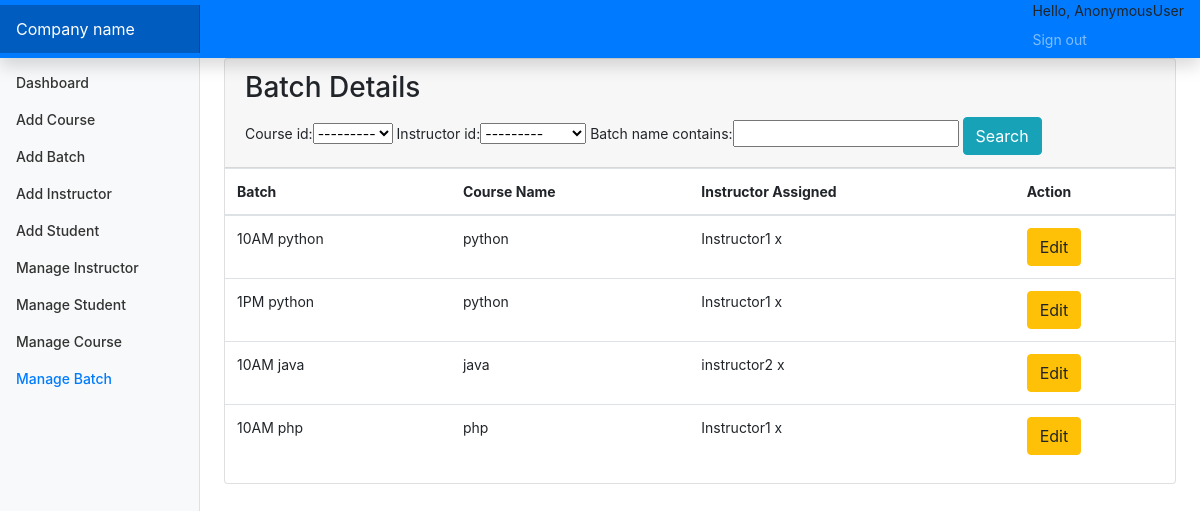
Before: /manageb with the older database file.
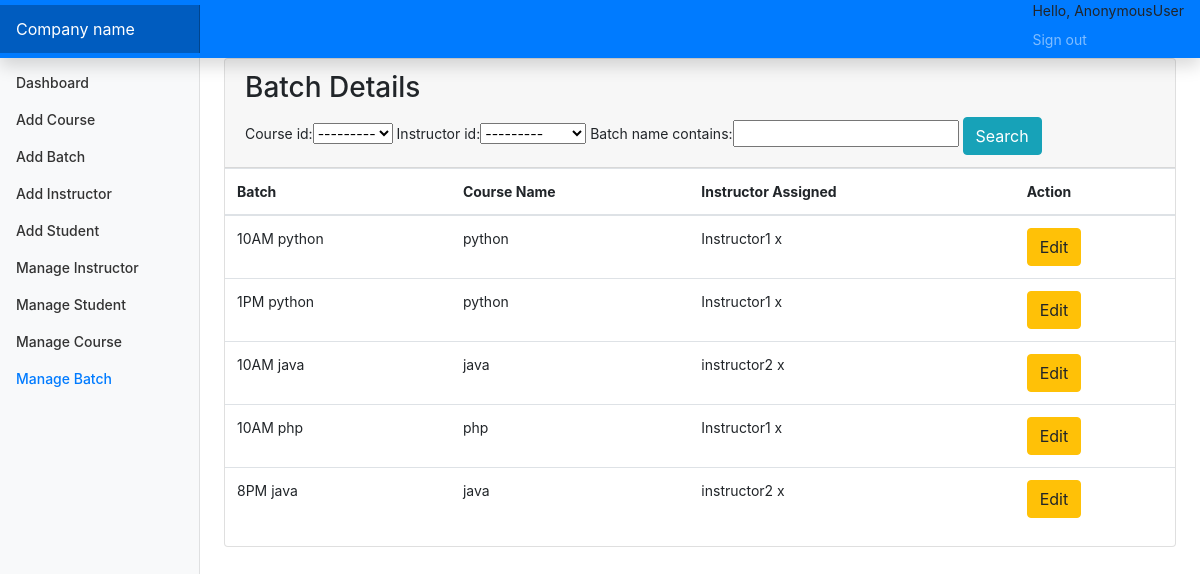
After: the same page with the newer database file.
### account/models.py (models this page shows, shortened)
class Batch(models.Model):
    id=models.AutoField(primary_key=True)
    batch_name=models.CharField(max_length=255)
    course_id=models.ForeignKey(Course,on_delete=models.CASCADE,default=1)
    instructor_id=models.ForeignKey(Instructor,on_delete=models.CASCADE)
    objects=models.Manager()

class Course(models.Model):
    id=models.AutoField(primary_key=True)
    course_name=models.CharField(max_length=255)
    objects=models.Manager()
    def __str__(self):
        return self.course_name

class Instructor(models.Model):
    id=models.AutoField(primary_key=True)
    name=models.CharField(max_length=255,null=True,blank=True)
    user=models.OneToOneField(CustomUser,on_delete=models.CASCADE)
    objects=models.Manager()
    def __str__(self):
        return self.name

### account/views.py (the view)
# urls.py: path('manageb',views.manageBatch,name="manageb"),
def manageBatch(request):
    bat=Batch.objects.all()
    myfilter=BatchFilter(request.GET,queryset=bat)
    bat=myfilter.qs
    return render(request,"HOD/manage_batch.html",{"batches":bat,"myfilter":myfilter})

### account/templates/HOD/manage_batch.html (shortened to what this page needs)
{% extends 'base.html'%}
{% block sidebarstuff %}
<li class="nav-item">
    <a class="nav-link" href="{% url 'dashboard' %}">
        Dashboard <span class="sr-only">(current)</span>
    </a>
</li>
<li class="nav-item">
    <a class="nav-link" href="{% url 'addCourses' %}">
        Add Course
    </a>
</li>
<li class="nav-item">
    <a class="nav-link" href="{% url 'addBatch' %}">
        Add Batch
    </a>
</li>
<li class="nav-item">
    <a class="nav-link" href="{% url 'addInstructor' %}">
        Add Instructor
    </a>
</li>
<li class="nav-item">
    <a class="nav-link" href="{% url 'addStudent' %}">
        Add Student
    </a>
</li>
<li class="nav-item">
    <a class="nav-link" href="{% url 'managei' %}">
        Manage Instructor
    </a>
</li>
<li class="nav-item">
    <a class="nav-link" href="{% url 'manages' %}">
        Manage Student
    </a>
</li>
<li class="nav-item">
    <a class="nav-link" href="{% url 'managec' %}">
        Manage Course
    </a>
</li>
<li class="nav-item">
    <a class="nav-link active" href="{% url 'manageb' %}">
        Manage Batch
    </a>
</li>
{% endblock sidebarstuff %}
{% block maincontent %}
<main role="main" class="col-md-9 ml-sm-auto col-lg-10 px-md-4">
    <div class="row">
        <div class="col-md-12 ">
            <div class="card">
                <div class="card-header">
                    <h3 class="card-title">Batch Details</h3>
                    <div class="card-tools">
                        <div class="input-group input-group-sm" style="width: auto;">
                            <form method="GET">
                                {{myfilter.form}}
                                <button type="submit" class="btn btn-info">Search</button>
                                </form>
                        </div>
                    </div>
                </div>
                <div class="card-body table-responsive p-0">
                    <table class="table table-hover text-nowrap">
                        <thead>
                            <tr>
                                <th>Batch</th>
                                <th>Course Name</th>
                                <th>Instructor Assigned</th>
                                <th>Action</th>
                            </tr>
                        </thead>
                        <tbody>
                            {% for batch in batches %}
                            <tr>
                                <td>{{ batch.batch_name }}</td>
                                <td>{{ batch.course_id }}</td>
                                <td>{{ batch.instructor_id }}</td>
                                <td><a href="/edit_batch/{{ batch.id }}" class="btn btn-warning">Edit</a>
                                </td>
                            </tr>
                            {% endfor %}
                        </tbody>
                    </table>
                </div>
            </div>
        </div>
    </div>
</main>
{% endblock maincontent %}

Changed rows visible on the page:
added Batch: batch_name "8PM java", course_id "java", instructor_id "instructor2 x"
